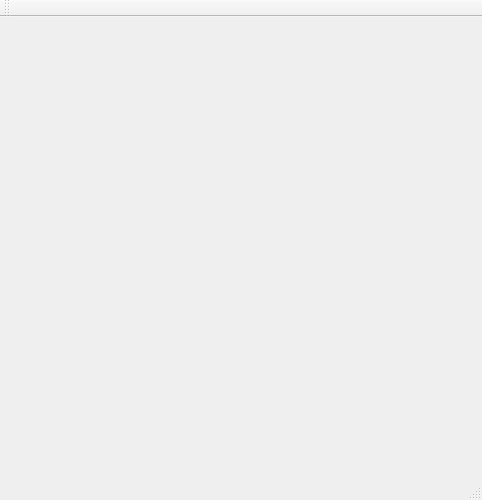
<?xml version="1.0" encoding="UTF-8"?>
<ui version="4.0">
 <class>Qt_ExampleClass</class>
 <widget class="QMainWindow" name="Qt_ExampleClass">
  <property name="geometry">
   <rect>
    <x>0</x>
    <y>0</y>
    <width>482</width>
    <height>500</height>
   </rect>
  </property>
  <property name="windowTitle">
   <string>Qt_Example</string>
  </property>
  <widget class="QWidget" name="centralWidget">
   <layout class="QVBoxLayout" name="verticalLayout">
    <item>
     <spacer name="verticalSpacer_5">
      <property name="orientation">
       <enum>Qt::Vertical</enum>
      </property>
      <property name="sizeHint" stdset="0">
       <size>
        <width>20</width>
        <height>40</height>
       </size>
      </property>
     </spacer>
    </item>
    <item>
     <layout class="QGridLayout" name="gridLayout">
      <item row="1" column="2">
       <spacer name="verticalSpacer">
        <property name="orientation">
         <enum>Qt::Vertical</enum>
        </property>
        <property name="sizeHint" stdset="0">
         <size>
          <width>20</width>
          <height>40</height>
         </size>
        </property>
       </spacer>
      </item>
      <item row="0" column="2">
       <spacer name="horizontalSpacer_3">
        <property name="orientation">
         <enum>Qt::Horizontal</enum>
        </property>
        <property name="sizeHint" stdset="0">
         <size>
          <width>40</width>
          <height>20</height>
         </size>
        </property>
       </spacer>
      </item>
      <item row="2" column="2">
       <spacer name="verticalSpacer_2">
        <property name="orientation">
         <enum>Qt::Vertical</enum>
        </property>
        <property name="sizeHint" stdset="0">
         <size>
          <width>20</width>
          <height>40</height>
         </size>
        </property>
       </spacer>
      </item>
      <item row="0" column="1">
       <spacer name="horizontalSpacer_2">
        <property name="orientation">
         <enum>Qt::Horizontal</enum>
        </property>
        <property name="sizeHint" stdset="0">
         <size>
          <width>40</width>
          <height>20</height>
         </size>
        </property>
       </spacer>
      </item>
      <item row="3" column="2">
       <spacer name="verticalSpacer_3">
        <property name="orientation">
         <enum>Qt::Vertical</enum>
        </property>
        <property name="sizeHint" stdset="0">
         <size>
          <width>20</width>
          <height>40</height>
         </size>
        </property>
       </spacer>
      </item>
      <item row="0" column="0">
       <spacer name="horizontalSpacer">
        <property name="orientation">
         <enum>Qt::Horizontal</enum>
        </property>
        <property name="sizeHint" stdset="0">
         <size>
          <width>40</width>
          <height>20</height>
         </size>
        </property>
       </spacer>
      </item>
      <item row="0" column="3">
       <spacer name="horizontalSpacer_4">
        <property name="orientation">
         <enum>Qt::Horizontal</enum>
        </property>
        <property name="sizeHint" stdset="0">
         <size>
          <width>40</width>
          <height>20</height>
         </size>
        </property>
       </spacer>
      </item>
      <item row="0" column="4">
       <spacer name="horizontalSpacer_5">
        <property name="orientation">
         <enum>Qt::Horizontal</enum>
        </property>
        <property name="sizeHint" stdset="0">
         <size>
          <width>40</width>
          <height>20</height>
         </size>
        </property>
       </spacer>
      </item>
      <item row="4" column="2">
       <spacer name="verticalSpacer_4">
        <property name="orientation">
         <enum>Qt::Vertical</enum>
        </property>
        <property name="sizeHint" stdset="0">
         <size>
          <width>20</width>
          <height>40</height>
         </size>
        </property>
       </spacer>
      </item>
     </layout>
    </item>
   </layout>
  </widget>
  <widget class="QMenuBar" name="menuBar">
   <property name="geometry">
    <rect>
     <x>0</x>
     <y>0</y>
     <width>482</width>
     <height>23</height>
    </rect>
   </property>
  </widget>
  <widget class="QToolBar" name="mainToolBar">
   <attribute name="toolBarArea">
    <enum>TopToolBarArea</enum>
   </attribute>
   <attribute name="toolBarBreak">
    <bool>false</bool>
   </attribute>
  </widget>
  <widget class="QStatusBar" name="statusBar"/>
 </widget>
 <layoutdefault spacing="6" margin="11"/>
 <resources>
  <include location="Qt_Example.qrc"/>
 </resources>
 <connections/>
</ui>
